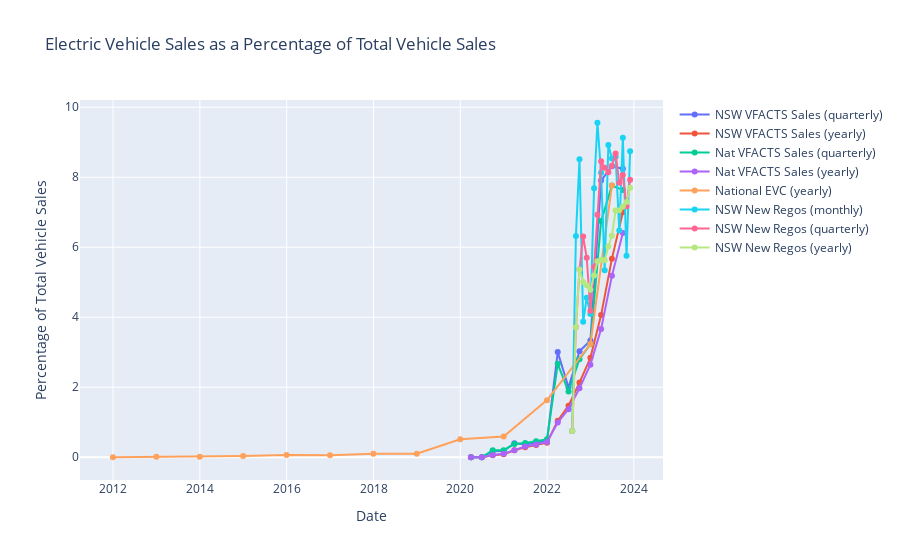

Notebook cell for this chart:
### Code cell
def nsw_elec_percent(ndf):
    nt = ndf.groupby(['Fuel Type']).sum().drop(columns=['State','Vehicle Type'])
    nte = nt.loc['Electric']/nt.loc['All']*100
    return nte

m_nte = nsw_elec_percent(nsw_df)
q_nte = nsw_elec_percent(nsw_quarterly_df)
y_nte = nsw_elec_percent(nsw_yearly_df)

# overlay ete on fig plot
fig.add_trace(go.Scatter(x=m_nte.index, y=m_nte.values, mode='lines+markers',name = 'NSW New Regos (monthly)'))
fig.add_trace(go.Scatter(x=q_nte.index, y=q_nte.values, mode='lines+markers',name = 'NSW New Regos (quarterly)'))
fig.add_trace(go.Scatter(x=y_nte.index, y=y_nte.values, mode='lines+markers',name = 'NSW New Regos (yearly)'))
fig.update_layout(title='Electric Vehicle Sales as a Percentage of Total Vehicle Sales',
                  xaxis_title='Date',
                  yaxis_title='Percentage of Total Vehicle Sales')
fig.show()

### Figure 1 — Plotly figure (JSON) as saved in the notebook; plotly's stock layout.template omitted (floating-point values rounded to 4 significant figures)
{"data": [{"mode": "lines+markers", "name": "NSW VFACTS Sales (quarterly)", "type": "scatter", "x": ["2020-03-31", "2020-06-30", "2020-09-30", "2020-12-31", "2021-03-31", "2021-06-30", "2021-09-30", "2021-12-31", "2022-03-31", "2022-06-30", "2022-09-30", "2022-12-31", "2023-03-31", "2023-06-30", "2023-09-30"], "y": [0, 0, 0.1703, 0.1752, 0.4014, 0.3677, 0.4244, 0.4763, 3.004, 1.995, 3.031, 3.337, 7.906, 8.315, 8.241]}, {"mode": "lines+markers", "name": "NSW VFACTS Sales (yearly)", "type": "scatter", "x": ["2020-03-31", "2020-06-30", "2020-09-30", "2020-12-31", "2021-03-31", "2021-06-30", "2021-09-30", "2021-12-31", "2022-03-31", "2022-06-30", "2022-09-30", "2022-12-31", "2023-03-31", "2023-06-30", "2023-09-30"], "y": [0, 0, 0.05619, 0.08692, 0.1974, 0.2881, 0.3471, 0.416, 1.045, 1.473, 2.134, 2.84, 4.062, 5.675, 6.998]}, {"mode": "lines+markers", "name": "Nat VFACTS Sales (quarterly)", "type": "scatter", "x": ["2020-03-31", "2020-06-30", "2020-09-30", "2020-12-31", "2021-03-31", "2021-06-30", "2021-09-30", "2021-12-31", "2022-03-31", "2022-06-30", "2022-09-30", "2022-12-31", "2023-03-31", "2023-06-30", "2023-09-30"], "y": [0, 0, 0.1975, 0.2005, 0.3798, 0.4055, 0.4549, 0.5116, 2.669, 1.878, 2.803, 3.231, 6.752, 7.762, 7.638]}, {"mode": "lines+markers", "name": "Nat VFACTS Sales (yearly)", "type": "scatter", "x": ["2020-03-31", "2020-06-30", "2020-09-30", "2020-12-31", "2021-03-31", "2021-06-30", "2021-09-30", "2021-12-31", "2022-03-31", "2022-06-30", "2022-09-30", "2022-12-31", "2023-03-31", "2023-06-30", "2023-09-30"], "y": [0, 0, 0.06334, 0.0983, 0.2034, 0.3064, 0.367, 0.4372, 0.9945, 1.374, 1.972, 2.646, 3.664, 5.182, 6.404]}, {"mode": "lines+markers", "name": "National EVC (yearly)", "type": "scatter", "x": ["2011-12-31", "2012-12-31", "2013-12-31", "2014-12-31", "2015-12-31", "2016-12-31", "2017-12-31", "2018-12-31", "2019-12-31", "2020-12-31", "2021-12-31", "2022-12-31", "2023-06-30"], "y": [0, 0.01368, 0.01304, 0.03368, 0.06429, 0.05855, 0.1005, 0.09979, 0.512, 0.5895, 1.632, 3.235, 7.764]}, {"mode": "lines+markers", "name": "NSW New Regos (monthly)", "type": "scatter", "x": ["2022-07-31", "2022-08-31", "2022-09-30", "2022-10-31", "2022-11-30", "2022-12-31", "2023-01-31", "2023-02-28", "2023-03-31", "2023-04-30", "2023-05-31", "2023-06-30", "2023-07-31", "2023-08-31", "2023-09-30", "2023-10-31", "2023-11-30"], "y": [0.7498, 6.325, 8.516, 3.87, 4.554, 4.095, 7.687, 9.557, 8.126, 5.343, 8.924, 8.539, 8.587, 6.482, 9.13, 5.758, 8.745]}, {"mode": "lines+markers", "name": "NSW New Regos (quarterly)", "type": "scatter", "x": ["2022-07-31", "2022-08-31", "2022-09-30", "2022-10-31", "2022-11-30", "2022-12-31", "2023-01-31", "2023-02-28", "2023-03-31", "2023-04-30", "2023-05-31", "2023-06-30", "2023-07-31", "2023-08-31", "2023-09-30", "2023-10-31", "2023-11-30"], "y": [0.7498, 3.717, 5.364, 6.307, 5.697, 4.187, 5.439, 6.927, 8.456, 8.275, 8.141, 8.331, 8.676, 7.842, 8.062, 7.175, 7.927]}, {"mode": "lines+markers", "name": "NSW New Regos (yearly)", "type": "scatter", "x": ["2022-07-31", "2022-08-31", "2022-09-30", "2022-10-31", "2022-11-30", "2022-12-31", "2023-01-31", "2023-02-28", "2023-03-31", "2023-04-30", "2023-05-31", "2023-06-30", "2023-07-31", "2023-08-31", "2023-09-30", "2023-10-31", "2023-11-30"], "y": [0.7498, 3.717, 5.364, 5.007, 4.913, 4.787, 5.19, 5.598, 5.643, 5.632, 6.024, 6.33, 7.05, 7.056, 7.164, 7.293, 7.703]}], "layout": {"title": {"text": "Electric Vehicle Sales as a Percentage of Total Vehicle Sales"}, "xaxis": {"title": {"text": "Date"}}, "yaxis": {"title": {"text": "Percentage of Total Vehicle Sales"}}}}
